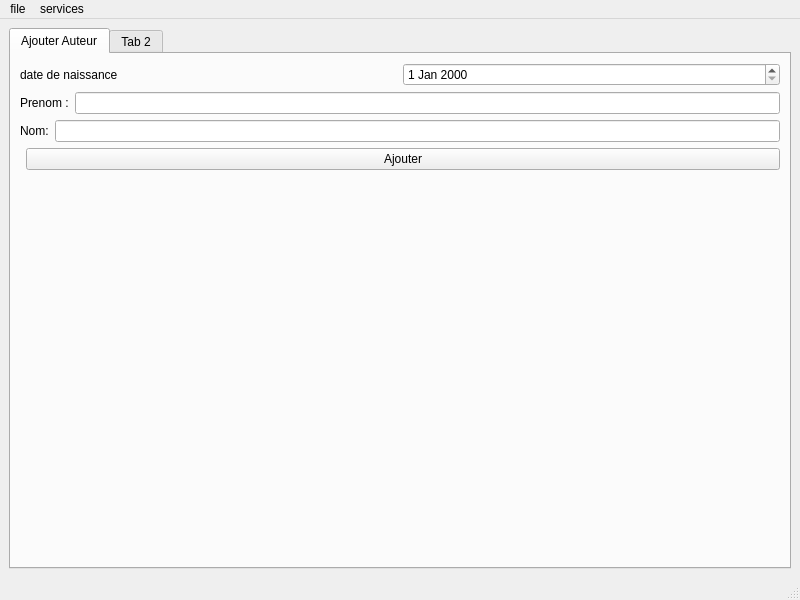
<?xml version="1.0" encoding="UTF-8"?>
<ui version="4.0">
 <class>MainWindow</class>
 <widget class="QMainWindow" name="MainWindow">
  <property name="geometry">
   <rect>
    <x>0</x>
    <y>0</y>
    <width>800</width>
    <height>600</height>
   </rect>
  </property>
  <property name="windowTitle">
   <string>MainWindow</string>
  </property>
  <widget class="QWidget" name="centralwidget">
   <layout class="QGridLayout" name="gridLayout">
    <item row="0" column="0">
     <layout class="QVBoxLayout" name="verticalLayout_3">
      <item>
       <widget class="QTabWidget" name="tabWidget">
        <property name="mouseTracking">
         <bool>false</bool>
        </property>
        <property name="currentIndex">
         <number>0</number>
        </property>
        <widget class="QWidget" name="tab">
         <attribute name="title">
          <string>Ajouter Auteur</string>
         </attribute>
         <layout class="QFormLayout" name="formLayout">
          <item row="1" column="0" colspan="2">
           <layout class="QHBoxLayout" name="horizontalLayout_2">
            <item>
             <widget class="QLabel" name="label_2">
              <property name="text">
               <string>Prenom :</string>
              </property>
             </widget>
            </item>
            <item>
             <widget class="QLineEdit" name="add_auth_last_name"/>
            </item>
           </layout>
          </item>
          <item row="2" column="0" colspan="2">
           <layout class="QHBoxLayout" name="horizontalLayout">
            <item>
             <widget class="QLabel" name="label">
              <property name="text">
               <string>Nom:</string>
              </property>
             </widget>
            </item>
            <item>
             <widget class="QLineEdit" name="add_auth_first_name"/>
            </item>
           </layout>
          </item>
          <item row="0" column="0" colspan="2">
           <layout class="QHBoxLayout" name="horizontalLayout_3">
            <item>
             <widget class="QLabel" name="label_3">
              <property name="text">
               <string>date de naissance</string>
              </property>
             </widget>
            </item>
            <item>
             <widget class="QDateEdit" name="add_auth_year_born"/>
            </item>
           </layout>
          </item>
          <item row="3" column="0">
           <layout class="QHBoxLayout" name="horizontalLayout_4"/>
          </item>
          <item row="3" column="1">
           <widget class="QPushButton" name="btn_add_auth">
            <property name="text">
             <string>Ajouter</string>
            </property>
           </widget>
          </item>
         </layout>
        </widget>
        <widget class="QWidget" name="tab_2">
         <attribute name="title">
          <string>Tab 2</string>
         </attribute>
        </widget>
       </widget>
      </item>
     </layout>
    </item>
   </layout>
  </widget>
  <widget class="QMenuBar" name="menubar">
   <property name="geometry">
    <rect>
     <x>0</x>
     <y>0</y>
     <width>800</width>
     <height>26</height>
    </rect>
   </property>
   <widget class="QMenu" name="menufile">
    <property name="title">
     <string>file</string>
    </property>
   </widget>
   <widget class="QMenu" name="menuservices">
    <property name="title">
     <string>services</string>
    </property>
    <addaction name="actionajouter_auteur"/>
   </widget>
   <addaction name="menufile"/>
   <addaction name="menuservices"/>
  </widget>
  <widget class="QStatusBar" name="statusbar"/>
  <action name="actionajouter_auteur">
   <property name="text">
    <string>ajouter auteur</string>
   </property>
  </action>
 </widget>
 <resources/>
 <connections/>
</ui>
